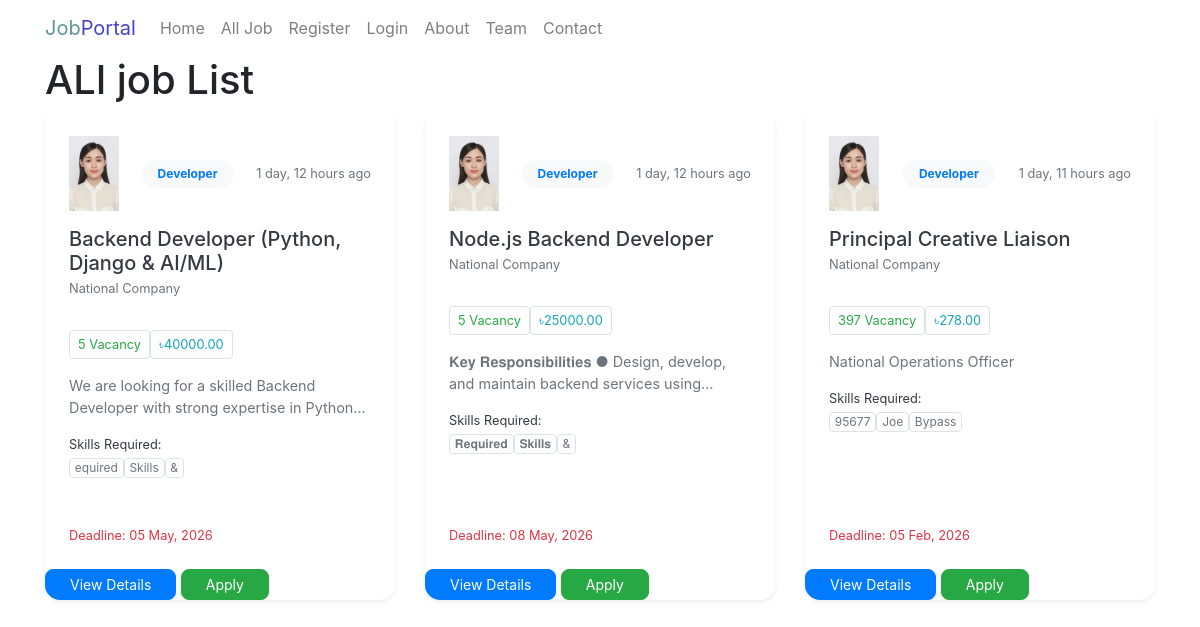
/job-list/, run on an earlier commit of the app's database.
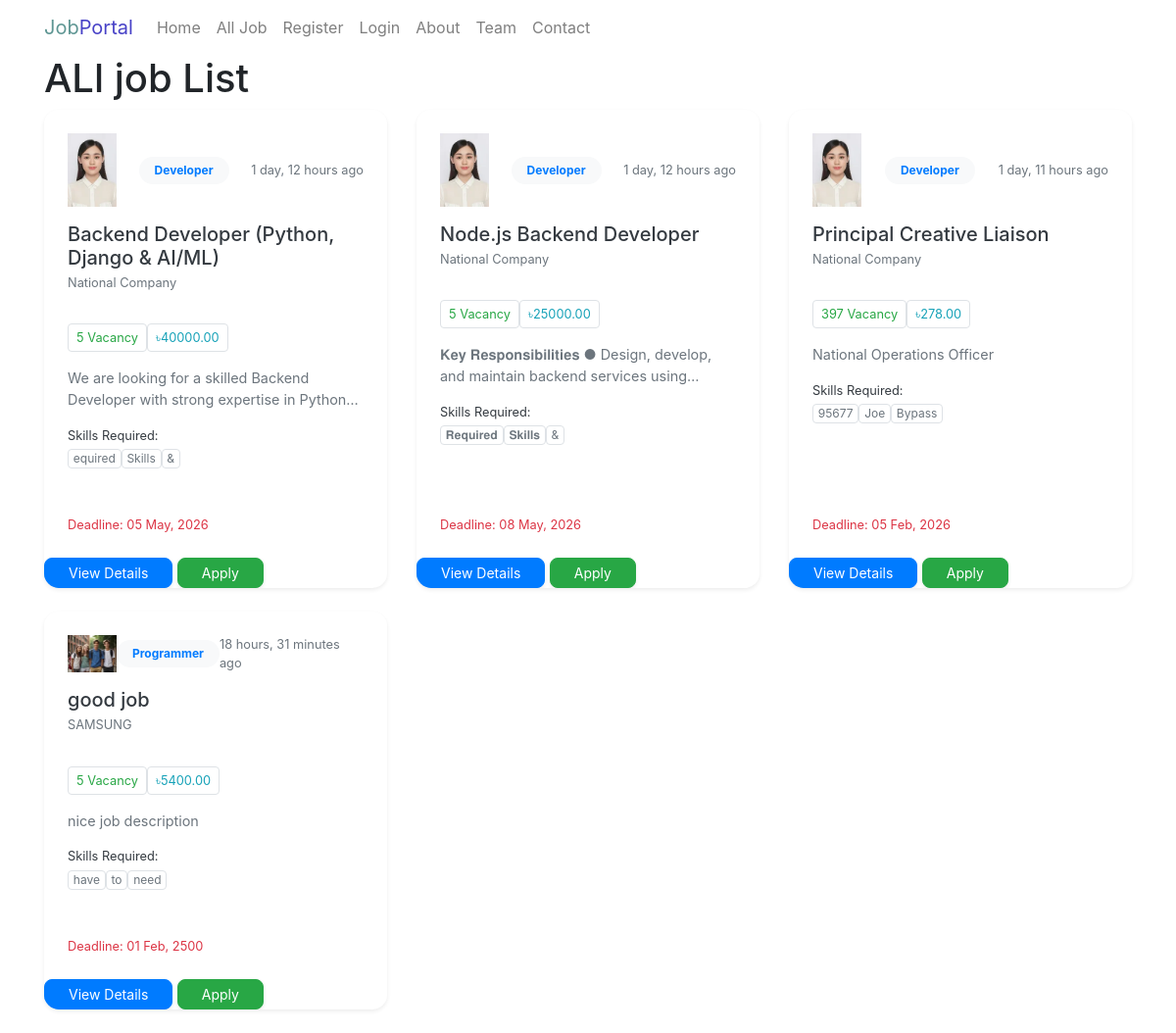
And on a later commit of the database.
### Job_Portal_App/models.py (models this page shows, shortened)
class JobPostModel(models.Model):
    title = models.CharField(max_length=255, null=True)
    vacancy = models.PositiveIntegerField(null=True)
    category = models.ForeignKey(
        CategoryModel, on_delete=models.CASCADE, max_length=20, null=True,related_name='job_category'
    )
    job_description = models.TextField(null=True)
    skills_set = models.TextField(null=True)
    salary = models.DecimalField(max_digits=10, decimal_places=2, null=True)
    deadline = models.DateField(null=True)
    created_at = models.DateTimeField(auto_now_add=True, null=True)
    posted_by = models.ForeignKey(
        RecruiterProfileModel,
        on_delete=models.CASCADE,
        related_name="job_posts",
        null=True,
    )

class RecruiterProfileModel(models.Model):
    recruiter = models.OneToOneField(
        UserInfoModel,
        on_delete=models.CASCADE,
        related_name="recruiter_profile",
        null=True,
    )
    company_name = models.CharField(
        max_length=225,
        null=True,
    )
    email = models.EmailField(
        null=True,
    )
    address = models.TextField(
        null=True,
    )
    phone = models.CharField(
        max_length=20,
        null=True,
    )
    logo = models.ImageField(
        upload_to="recruiter_logos/",
        null=True,
    )

class CategoryModel(models.Model):
    name = models.CharField(max_length=50, null=True)

### Job_Portal_App/views.py (the view)
# urls.py: path("job-list/", job_list, name="job_list"),
def job_list(request):
    if request.user.is_authenticated:
        user = request.user
        if user.user_types == "Recruiter":
            try:
                form_data = JobPostModel.objects.filter(
                    posted_by=user.recruiter_profile
                )
            except RecruiterProfileModel.DoesNotExist:
                form_data = None
        else:
            form_data = JobPostModel.objects.all()
    else:
        form_data = JobPostModel.objects.all()
    context = {
        "form_data": form_data,
        "title": "Job List",
    }
    return render(request, "job-list.html", context)

### Job_Portal_App/templates/job-list.html (shortened to what this page needs)
{% extends 'master/base.html' %}
{% block blockname %}
  <h1>ALl job List</h1>
  <div class="row">
    {% for job in form_data %}
      <div class="col-md-6 col-lg-4 mb-4">
        <div class="card h-100 shadow-sm border-0" style="border-radius: 15px; overflow: hidden;">
          <div class="card-header bg-white border-0 pt-4 px-4">
            <div class="d-flex justify-content-between align-items-center">
              <img style="width: 50px;" src="{{ job.posted_by.logo.url }}" alt=" {{ job.posted_by.logo.url }}" />
              <span class="badge bg-light text-primary px-3 py-2" style="border-radius: 30px;"> {{ job.category.name }}</span>
              <small class="text-muted"> {{ job.created_at|timesince }} ago</small>
            </div>
            <h5 class="card-title fw-bold mt-3 mb-1 text-dark">{{ job.title }}</h5>
            <p class="text-muted small mb-0">
               {{ job.posted_by.company_name }}
            </p>
          </div>
          <div class="card-body px-4">
            <div class="d-flex flex-wrap gap-2 mb-3">
              <span class="small bg-soft-success text-success border px-2 py-1 rounded"> {{ job.vacancy }} Vacancy</span>
              <span class="small bg-soft-info text-info border px-2 py-1 rounded"> ৳{{ job.salary }}</span>
            </div>
            <p class="card-text text-secondary mb-3" style="font-size: 0.9rem; display: -webkit-box; -webkit-line-clamp: 2; -webkit-box-orient: vertical; overflow: hidden;">{{ job.job_description }}</p>
            <div class="skills-section mb-3">
              <strong class="small d-block mb-1 text-dark">Skills Required:</strong>
              <div class="d-flex flex-wrap gap-1">
                {% for skill in job.skills_set.split|slice:':3' %}
                  <span class="badge border text-secondary font-weight-normal">{{ skill }}</span>
                {% endfor %}
              </div>
            </div>
          </div>
          <div class="card-footer bg-white border-0 pb-4 px-4 d-flex justify-content-between align-items-center">
            <div class="text-danger small fw-bold">
               Deadline: {{ job.deadline|date:'d M, Y' }}
            </div>
          </div>
          <div>
            <a href="" class="btn btn-primary btn-sm px-4 shadow-sm" style="border-radius: 8px;">View Details</a>
            {% if request.user.user_types == 'Recruiter' %}
              <a href="{% url 'job_edit' job.id %}" class="btn btn-info btn-sm px-4 shadow-sm" style="border-radius: 8px;">Edit</a>
              <a href="{% url 'job_delete' job.id %}" class="btn btn-danger btn-sm px-4 shadow-sm" style="border-radius: 8px;">Delete</a>
            {% else %}
              <a href="{% url 'job_apply' job.id %}" class="btn btn-success btn-sm px-4 shadow-sm" style="border-radius: 8px;">Apply</a>
            {% endif %}
          </div>
        </div>
      </div>
    {% empty %}
      <p class="text-center">No jobs posted yet.</p>
    {% endfor %}
  </div>
{% endblock %}

### Job_Portal_App/templates/master/base.html (shortened to what this page needs)
<!DOCTYPE html>
<html lang="en">
  <head>
    <link rel="stylesheet" href="https://cdn.jsdelivr.net/npm/bootstrap@4.3.1/dist/css/bootstrap.min.css" />
  </head>
  <body>
    {% include 'master/nav.html' %}
    <main>
      <div class="container">
        {% block blockname %}
        {% endblock %}
      </div>
    </main>
  </body>
</html>

### Job_Portal_App/templates/master/nav.html (shortened to what this page needs)
<section>
  <nav class="navbar navbar-expand-lg navbar-light mask-custom shadow-0">
    <div class="container">
      <a class="navbar-brand" href="#!"><span style="color: #5e9693;">Job</span><span style="color: #4842c7;">Portal</span></a>
      <div class="collapse navbar-collapse" id="navbarSupportedContent">
        <ul class="navbar-nav me-auto">
          <li class="nav-item">
            <a class="nav-link" href="{% url 'home_page' %}">Home</a>
          </li>
          <li class="nav-item">
            <a class="nav-link" href="{% url 'job_list' %}">All Job</a>
          </li>
          <li class="nav-item">
            <a class="nav-link" href="{% url 'register_page' %}">Register</a>
          </li>
          {% if request.user.is_authenticated %}
          <li class="nav-item">
              <a class="nav-link" href="{% url 'profile_page' %}">My Profile</a>
          </li>
          <li class="nav-item">
              <a class="nav-link" href="{% url 'logout_page' %}">Logout</a>
          </li>
          {% else %}
            <li class="nav-item">
              <a class="nav-link" href="{% url 'login_page' %}">Login</a>
            </li>
            {% endif %}
          <li class="nav-item">
            <a class="nav-link" href="#!">About</a>
          </li>
          <li class="nav-item">
            <a class="nav-link" href="#!">Team</a>
          </li>
          <li class="nav-item">
            <a class="nav-link" href="#!">Contact</a>
          </li>
        </ul>
      </div>
    </div>
  </nav>
</section>

What changed in the data, as far as the page shows it:
added JobPostModel: posted_by.logo (picture), category.name "Programmer", created_at "18 hours, 31 minutes", title "good job", posted_by.company_name "SAMSUNG", vacancy "5", salary "5400.00", job_description "nice job description", split "have" "to" "need", deadline "01 Feb, 2500"
